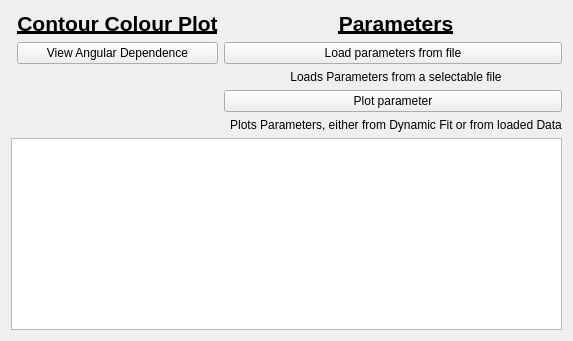
      <widget class="QWidget" name="plotting_tab">
       <attribute name="title">
        <string>Plotting</string>
       </attribute>
       <layout class="QGridLayout" name="gridLayout_15">
        <item row="0" column="0" rowspan="2">
         <layout class="QVBoxLayout" name="verticalLayout">
          <item>
           <layout class="QHBoxLayout" name="horizontalLayout">
            <item>
             <layout class="QFormLayout" name="formLayout_3">
              <item row="1" column="1">
               <widget class="QLabel" name="label_24">
                <property name="font">
                 <font>
                  <pointsize>16</pointsize>
                  <weight>75</weight>
                  <bold>true</bold>
                  <underline>true</underline>
                 </font>
                </property>
                <property name="text">
                 <string>Contour Colour Plot</string>
                </property>
                <property name="alignment">
                 <set>Qt::AlignCenter</set>
                </property>
               </widget>
              </item>
              <item row="2" column="1">
               <widget class="QPushButton" name="Button_angu_view">
                <property name="text">
                 <string>View Angular Dependence</string>
                </property>
               </widget>
              </item>
             </layout>
            </item>
            <item>
             <layout class="QFormLayout" name="formLayout_4">
              <item row="6" column="0" colspan="2">
               <widget class="QPushButton" name="plot_parameter">
                <property name="sizePolicy">
                 <sizepolicy hsizetype="Expanding" vsizetype="Fixed">
                  <horstretch>0</horstretch>
                  <verstretch>0</verstretch>
                 </sizepolicy>
                </property>
                <property name="text">
                 <string>Plot parameter</string>
                </property>
               </widget>
              </item>
              <item row="3" column="0" colspan="2">
               <widget class="QPushButton" name="load_params_from_file">
                <property name="sizePolicy">
                 <sizepolicy hsizetype="Expanding" vsizetype="Fixed">
                  <horstretch>0</horstretch>
                  <verstretch>0</verstretch>
                 </sizepolicy>
                </property>
                <property name="text">
                 <string>Load parameters from file</string>
                </property>
               </widget>
              </item>
              <item row="1" column="1">
               <widget class="QLabel" name="label_25">
                <property name="font">
                 <font>
                  <pointsize>16</pointsize>
                  <weight>75</weight>
                  <bold>true</bold>
                  <underline>true</underline>
                 </font>
                </property>
                <property name="whatsThis">
                 <string extracomment="Plots parameters either from a file or directly from the Dyn-Fit "/>
                </property>
                <property name="text">
                 <string>Parameters</string>
                </property>
                <property name="alignment">
                 <set>Qt::AlignCenter</set>
                </property>
                <property name="wordWrap">
                 <bool>false</bool>
                </property>
               </widget>
              </item>
              <item row="5" column="1">
               <widget class="QLabel" name="label_8">
                <property name="text">
                 <string>Loads Parameters from a selectable file</string>
                </property>
                <property name="alignment">
                 <set>Qt::AlignCenter</set>
                </property>
               </widget>
              </item>
              <item row="7" column="1">
               <widget class="QLabel" name="label_6">
                <property name="text">
                 <string>Plots Parameters, either from Dynamic Fit or from loaded Data</string>
                </property>
                <property name="alignment">
                 <set>Qt::AlignCenter</set>
                </property>
               </widget>
              </item>
             </layout>
            </item>
           </layout>
          </item>
          <item>
           <widget class="ParameterPlot" name="plot_params"/>
          </item>
         </layout>
        </item>
       </layout>
      </widget>
